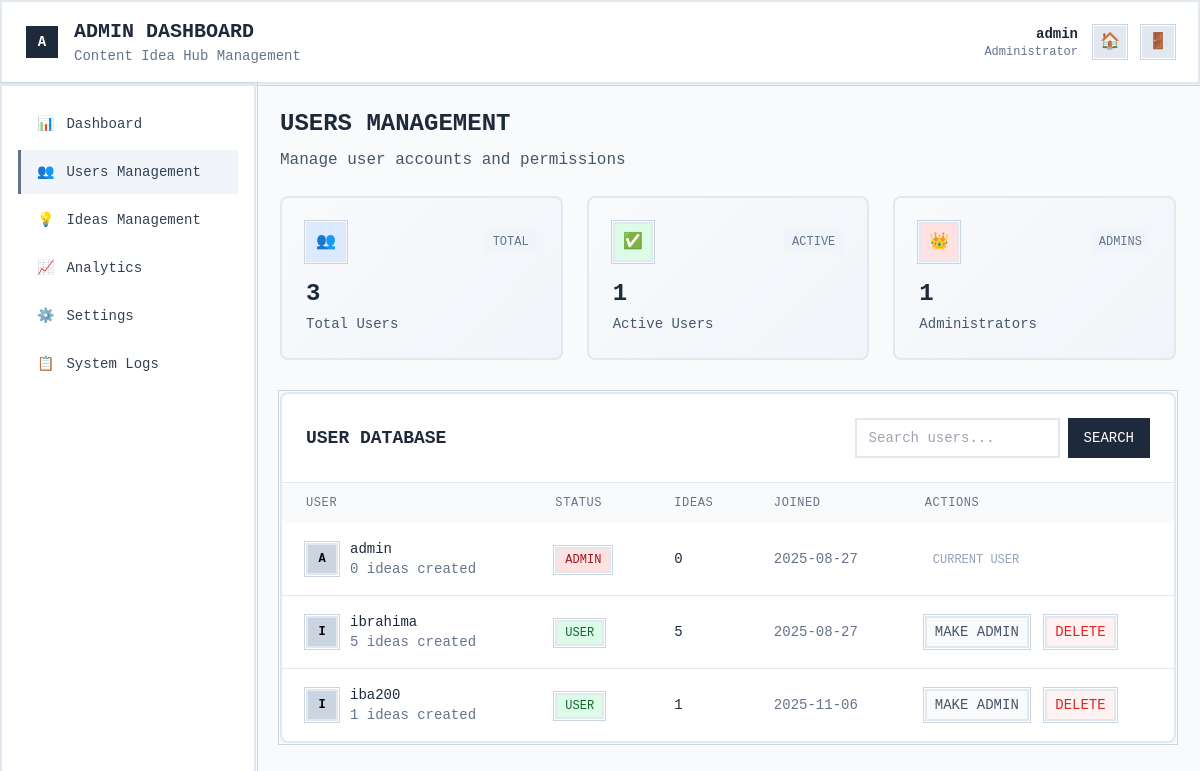
/admin/users (signed in), run on the app's committed database.
### app/models.py (models this page shows, shortened)
class User(db.Model, UserMixin):
    id = db.Column(db.Integer, primary_key=True)
    username = db.Column(db.String(64), unique=True, nullable=False)
    password_hash = db.Column(db.String(128), nullable=False)
    ideas = db.relationship('Idea', backref='author', lazy=True)
    created_at = db.Column(db.DateTime, default=datetime.utcnow)
    is_admin = db.Column(db.Boolean, default=False)

### app/admin_routes.py (the view)
@admin_bp.route('/users')
@login_required
@admin_required
def users_management():
    page = request.args.get('page', 1, type=int)
    search = request.args.get('search', '')
    users_query = User.query
    if search:
        users_query = users_query.filter(User.username.contains(search))
    users = users_query.paginate(
        page=page, per_page=20, error_out=False
    )
    user_stats = {
        'total': User.query.count(),
        'active': User.query.filter(
            User.created_at >= datetime.utcnow() - timedelta(days=30)
        ).count(),
        'admin': User.query.filter_by(is_admin=True).count()
    }
    return render_template('admin/users.html',
                         users=users,
                         search=search,
                         user_stats=user_stats)

### app/__init__.py (called while the page is built)
def create_app(config_class=Config):
    app = Flask(__name__)
    app.config.from_object(config_class)
    db.init_app(app)
    migrate.init_app(app, db)
    login_manager.init_app(app)
    @login_manager.user_loader
    def load_user(user_id):
        from app.models import User  # Import local pour éviter circular
        return User.query.get(int(user_id))
    login_manager.login_view = 'main.login'
    from app import routes, models, forms
    from app.routes import bp
    from app.admin_routes import admin_bp
    app.register_blueprint(admin_bp)
    app.register_blueprint(bp)
    return app

### app/admin_routes.py (called while the page is built)
def admin_required(f):
    @wraps(f)
    def decorated_function(*args, **kwargs):
        if not current_user.is_authenticated or not current_user.is_admin:
            flash('❌ Access denied. Admin privileges required.', 'danger')
            return redirect(url_for('main.index'))
        return f(*args, **kwargs)
    return decorated_function

### app/templates/admin/users.html (shortened to what this page needs)
{% extends "admin/base.html" %}
{% block content %}
<div class="mb-6">
    <h2 class="text-2xl font-bold text-wireframe-800 mb-2">USERS MANAGEMENT</h2>
    <p class="text-wireframe-600">Manage user accounts and permissions</p>
</div>
<div class="grid grid-cols-1 md:grid-cols-3 gap-6 mb-8">
    <div class="metric-card p-6 rounded-lg">
        <div class="flex items-center justify-between mb-4">
            <div class="w-10 h-10 bg-blue-100 wireframe-border flex items-center justify-center">
                <span class="text-blue-600">👥</span>
            </div>
            <span class="text-xs text-wireframe-500 bg-wireframe-100 px-2 py-1">TOTAL</span>
        </div>
        <div class="text-2xl font-bold text-wireframe-800 mb-1">{{ user_stats.total }}</div>
        <div class="text-sm text-wireframe-600">Total Users</div>
    </div>
    <div class="metric-card p-6 rounded-lg">
        <div class="flex items-center justify-between mb-4">
            <div class="w-10 h-10 bg-green-100 wireframe-border flex items-center justify-center">
                <span class="text-green-600">✅</span>
            </div>
            <span class="text-xs text-wireframe-500 bg-wireframe-100 px-2 py-1">ACTIVE</span>
        </div>
        <div class="text-2xl font-bold text-wireframe-800 mb-1">{{ user_stats.active }}</div>
        <div class="text-sm text-wireframe-600">Active Users</div>
    </div>
    <div class="metric-card p-6 rounded-lg">
        <div class="flex items-center justify-between mb-4">
            <div class="w-10 h-10 bg-red-100 wireframe-border flex items-center justify-center">
                <span class="text-red-600">👑</span>
            </div>
            <span class="text-xs text-wireframe-500 bg-wireframe-100 px-2 py-1">ADMINS</span>
        </div>
        <div class="text-2xl font-bold text-wireframe-800 mb-1">{{ user_stats.admin }}</div>
        <div class="text-sm text-wireframe-600">Administrators</div>
    </div>
</div>
<div class="wireframe-border bg-white rounded-lg">
    <div class="p-6 border-b border-wireframe-200">
        <div class="flex justify-between items-center">
            <h3 class="text-lg font-bold text-wireframe-800">USER DATABASE</h3>
            <div class="flex space-x-2">
                <form method="GET" class="flex space-x-2">
                    <input type="text" name="search" value="{{ search }}" placeholder="Search users..."
                           class="px-3 py-2 wireframe-border text-sm">
                    <button type="submit" class="px-4 py-2 bg-wireframe-800 text-white text-sm font-medium hover:bg-wireframe-700">
                        SEARCH
                    </button>
                </form>
            </div>
        </div>
    </div>
    <div class="overflow-x-auto">
        <table class="w-full">
            <thead class="bg-wireframe-50">
                <tr class="text-left">
                    <th class="px-6 py-3 text-xs font-medium text-wireframe-500 uppercase tracking-wider">USER</th>
                    <th class="px-6 py-3 text-xs font-medium text-wireframe-500 uppercase tracking-wider">STATUS</th>
                    <th class="px-6 py-3 text-xs font-medium text-wireframe-500 uppercase tracking-wider">IDEAS</th>
                    <th class="px-6 py-3 text-xs font-medium text-wireframe-500 uppercase tracking-wider">JOINED</th>
                    <th class="px-6 py-3 text-xs font-medium text-wireframe-500 uppercase tracking-wider">ACTIONS</th>
                </tr>
            </thead>
            <tbody class="divide-y divide-wireframe-200">
                {% for user in users.items %}
                <tr id="user-row-{{ user.id }}">
                    <td class="px-6 py-4 whitespace-nowrap">
                        <div class="flex items-center">
                            <div class="w-8 h-8 bg-wireframe-300 wireframe-border flex items-center justify-center text-xs font-bold">
                                {{ user.username[0]|upper }}
                            </div>
                            <div class="ml-3">
                                <div class="text-sm font-medium text-wireframe-800">{{ user.username }}</div>
                                <div class="text-sm text-wireframe-500">{{ user.ideas|length }} ideas created</div>
                            </div>
                        </div>
                    </td>
                    <td class="px-6 py-4 whitespace-nowrap">
                        {% if user.is_admin %}
                            <span class="px-2 py-1 text-xs bg-red-100 text-red-800 wireframe-border">ADMIN</span>
                        {% else %}
                            <span class="px-2 py-1 text-xs bg-green-100 text-green-800 wireframe-border">USER</span>
                        {% endif %}
                    </td>
                    <td class="px-6 py-4 whitespace-nowrap text-sm text-wireframe-800">
                        {{ user.ideas|length }}
                    </td>
                    <td class="px-6 py-4 whitespace-nowrap text-sm text-wireframe-500">
                        {{ user.created_at.strftime('%Y-%m-%d') }}
                    </td>
                    <td class="px-6 py-4 whitespace-nowrap text-sm space-x-2">
                        {% if user.id != current_user.id %}
                            <button onclick="toggleAdmin({{ user.id }}, {{ user.is_admin|tojson }})"
                                    class="text-wireframe-600 hover:text-wireframe-800 px-2 py-1 wireframe-border bg-wireframe-50 hover:bg-wireframe-100">
                                {% if user.is_admin %}REMOVE ADMIN{% else %}MAKE ADMIN{% endif %}
                            </button>
                            <button onclick="deleteUser({{ user.id }}, '{{ user.username }}')"
                                    class="text-red-600 hover:text-red-800 px-2 py-1 wireframe-border bg-red-50 hover:bg-red-100">
                                DELETE
                            </button>
                        {% else %}
                            <span class="text-xs text-wireframe-400 px-2 py-1">CURRENT USER</span>
                        {% endif %}
                    </td>
                </tr>
                {% endfor %}
            </tbody>
        </table>
    </div>
</div>
{% endblock %}

### app/templates/admin/base.html (shortened to what this page needs)
<!DOCTYPE html>
<html lang="fr">
<head>
    <script src="https://cdn.tailwindcss.com"></script>
</head>
<body class="bg-wireframe-50 min-h-screen font-mono">
    <header class="wireframe-border bg-white shadow-sm">
        <div class="px-6 py-4">
            <div class="flex items-center justify-between">
                <div class="flex items-center space-x-4">
                    <div class="w-8 h-8 bg-wireframe-800 flex items-center justify-center text-white font-bold text-sm">
                        A
                    </div>
                    <div>
                        <h1 class="text-xl font-bold text-wireframe-800">ADMIN DASHBOARD</h1>
                        <p class="text-sm text-wireframe-500">Content Idea Hub Management</p>
                    </div>
                </div>
                <div class="flex items-center space-x-4">
                    <div class="text-right">
                        <p class="text-sm font-semibold text-wireframe-800">{{ current_user.username }}</p>
                        <p class="text-xs text-wireframe-500">Administrator</p>
                    </div>
                    <a href="{{ url_for('main.index') }}" class="w-8 h-8 bg-wireframe-200 wireframe-border flex items-center justify-center hover:bg-wireframe-300 transition-colors" title="Retour au site">
                        <span class="text-wireframe-700">🏠</span>
                    </a>
                    <a href="{{ url_for('main.logout') }}" class="w-8 h-8 bg-wireframe-200 wireframe-border flex items-center justify-center hover:bg-wireframe-300 transition-colors" title="Déconnexion">
                        <span class="text-wireframe-700">🚪</span>
                    </a>
                </div>
            </div>
        </div>
    </header>
    <div class="flex">
        <aside class="w-64 bg-white wireframe-border min-h-screen">
            <nav class="p-4">
                <ul class="space-y-1">
                    <li>
                        <a href="{{ url_for('admin.dashboard') }}" class="nav-item {% if request.endpoint == 'admin.dashboard' %}active{% endif %} flex items-center px-4 py-3 text-sm font-medium text-wireframe-700">
                            <span class="mr-3">📊</span>
                            Dashboard
                        </a>
                    </li>
                    <li>
                        <a href="{{ url_for('admin.users_management') }}" class="nav-item {% if request.endpoint == 'admin.users_management' %}active{% endif %} flex items-center px-4 py-3 text-sm font-medium text-wireframe-700">
                            <span class="mr-3">👥</span>
                            Users Management
                        </a>
                    </li>
                    <li>
                        <a href="{{ url_for('admin.ideas_management') }}" class="nav-item {% if request.endpoint == 'admin.ideas_management' %}active{% endif %} flex items-center px-4 py-3 text-sm font-medium text-wireframe-700">
                            <span class="mr-3">💡</span>
                            Ideas Management
                        </a>
                    </li>
                    <li>
                        <a href="{{ url_for('admin.analytics') }}" class="nav-item {% if request.endpoint == 'admin.analytics' %}active{% endif %} flex items-center px-4 py-3 text-sm font-medium text-wireframe-700">
                            <span class="mr-3">📈</span>
                            Analytics
                        </a>
                    </li>
                    <li>
                        <a href="{{ url_for('admin.settings') }}" class="nav-item {% if request.endpoint == 'admin.settings' %}active{% endif %} flex items-center px-4 py-3 text-sm font-medium text-wireframe-700">
                            <span class="mr-3">⚙️</span>
                            Settings
                        </a>
                    </li>
                    <li>
                        <a href="{{ url_for('admin.system_logs') }}" class="nav-item {% if request.endpoint == 'admin.system_logs' %}active{% endif %} flex items-center px-4 py-3 text-sm font-medium text-wireframe-700">
                            <span class="mr-3">📋</span>
                            System Logs
                        </a>
                    </li>
                </ul>
            </nav>
        </aside>
        <main class="flex-1 p-6">
            {% block content %}{% endblock %}
        </main>
    </div>
</body>
</html>

### app/templates/admin/base.html (style rules this page uses)
.wireframe-border { border: 2px solid #e2e8f0; position: relative; }
.wireframe-border::before { content: ''; position: absolute; top: -4px; left: -4px; right: -4px; bottom: -4px; border: 1px solid #cbd5e1; pointer-events: none; }
.metric-card { background: linear-gradient(135deg, #f8fafc 0%, #f1f5f9 100%); border: 2px solid #e2e8f0; transition: all 0.3s ease; }
.nav-item { transition: all 0.2s ease; border-left: 3px solid transparent; }
.nav-item:hover, .nav-item.active { background-color: #f1f5f9; border-left-color: #64748b; }

### data on the page
User: username "admin", username "A", ideas|length "0", is_admin "ADMIN", created_at "2025-08-27", shows "CURRENT USER"
User: username "I", username "ibrahima", ideas|length "5", is_admin "USER", created_at "2025-08-27"
User: username "I", username "iba200", ideas|length "1", is_admin "USER", created_at "2025-11-06"

### other printed values
{{ user_stats.total }} "3"
{{ user_stats.active }} "1"
{{ user_stats.admin }} "1"
